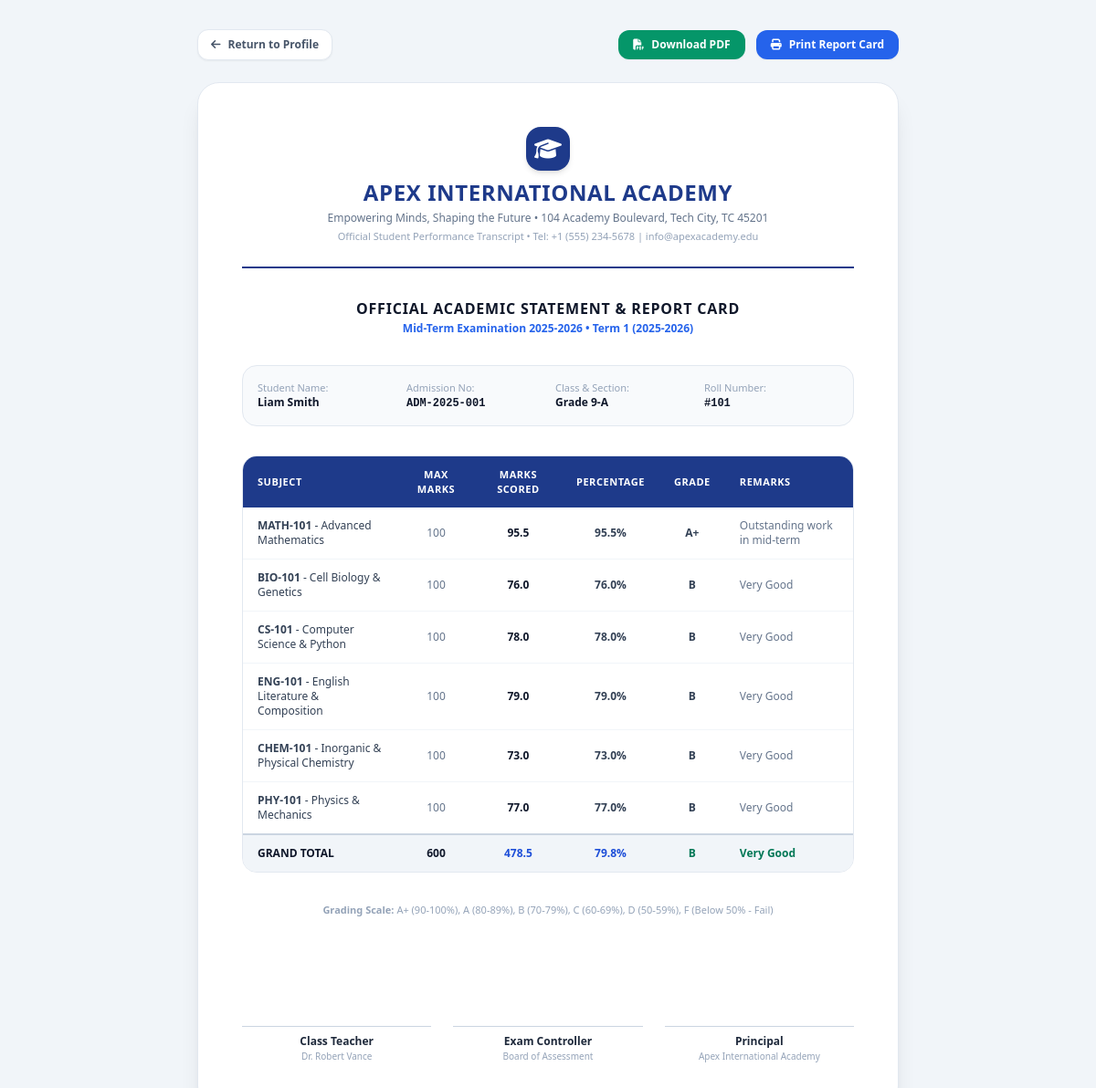
/examinations/report-card/1/1, run on the app's committed database.
### tables this page shows
CREATE TABLE exams (
        id INTEGER PRIMARY KEY AUTOINCREMENT,
        name TEXT NOT NULL,
        exam_type TEXT NOT NULL,
        academic_year TEXT NOT NULL,
        term TEXT NOT NULL,
        start_date TEXT NOT NULL,
        end_date TEXT NOT NULL,
        is_published INTEGER DEFAULT 1
    );

CREATE TABLE students (
        id INTEGER PRIMARY KEY AUTOINCREMENT,
        admission_no TEXT UNIQUE NOT NULL,
        roll_no TEXT NOT NULL,
        first_name TEXT NOT NULL,
        last_name TEXT NOT NULL,
        gender TEXT NOT NULL,
        dob TEXT NOT NULL,
        blood_group TEXT,
        email TEXT,
        phone TEXT,
        address TEXT,
        class_id INTEGER NOT NULL,
        admission_date TEXT NOT NULL,
        parent_name TEXT NOT NULL,
        parent_relation TEXT DEFAULT 'Parent',
        parent_phone TEXT NOT NULL,
        parent_email TEXT,
        status TEXT DEFAULT 'Active',
        avatar_url TEXT,
        FOREIGN KEY (class_id) REFERENCES classes(id) ON DELETE RESTRICT
    );

CREATE TABLE classes (
        id INTEGER PRIMARY KEY AUTOINCREMENT,
        name TEXT NOT NULL,
        grade_level TEXT NOT NULL,
        section TEXT NOT NULL,
        room_number TEXT,
        class_teacher_id INTEGER,
        FOREIGN KEY (class_teacher_id) REFERENCES teachers(id) ON DELETE SET NULL,
        UNIQUE(grade_level, section)
    );

CREATE TABLE grades (
        id INTEGER PRIMARY KEY AUTOINCREMENT,
        student_id INTEGER NOT NULL,
        exam_id INTEGER NOT NULL,
        subject_id INTEGER NOT NULL,
        marks_obtained REAL NOT NULL,
        max_marks REAL NOT NULL DEFAULT 100.0,
        grade_letter TEXT,
        remarks TEXT,
        FOREIGN KEY (student_id) REFERENCES students(id) ON DELETE CASCADE,
        FOREIGN KEY (exam_id) REFERENCES exams(id) ON DELETE CASCADE,
        FOREIGN KEY (subject_id) REFERENCES subjects(id) ON DELETE CASCADE,
        UNIQUE(student_id, exam_id, subject_id)
    );

CREATE TABLE subjects (
        id INTEGER PRIMARY KEY AUTOINCREMENT,
        code TEXT UNIQUE NOT NULL,
        name TEXT NOT NULL,
        department TEXT NOT NULL,
        credits INTEGER DEFAULT 3,
        teacher_id INTEGER,
        FOREIGN KEY (teacher_id) REFERENCES teachers(id) ON DELETE SET NULL
    );

CREATE TABLE teachers (
        id INTEGER PRIMARY KEY AUTOINCREMENT,
        employee_id TEXT UNIQUE NOT NULL,
        full_name TEXT NOT NULL,
        email TEXT UNIQUE NOT NULL,
        phone TEXT,
        department TEXT NOT NULL,
        designation TEXT NOT NULL,
        qualification TEXT,
        join_date TEXT NOT NULL,
        status TEXT DEFAULT 'Active'
    );

### app.py (the view)
@app.route('/examinations/report-card/<int:student_id>/<int:exam_id>')
def report_card(student_id, exam_id):
    student = query_db("""
        SELECT s.*, c.name as class_name, t.full_name as class_teacher_name
        FROM students s
        LEFT JOIN classes c ON s.class_id = c.id
        LEFT JOIN teachers t ON c.class_teacher_id = t.id
        WHERE s.id = ?
    """, (student_id,), one=True)
    exam = query_db("SELECT * FROM exams WHERE id = ?", (exam_id,), one=True)
    if not student or not exam:
        flash("Report card record not found.", "warning")
        return redirect(url_for('examinations_list'))
    grades = query_db("""
        SELECT g.*, sub.code as subject_code, sub.name as subject_name, sub.credits
        FROM grades g
        JOIN subjects sub ON g.subject_id = sub.id
        WHERE g.student_id = ? AND g.exam_id = ?
        ORDER BY sub.name ASC
    """, (student_id, exam_id))
    total_obtained = sum(g['marks_obtained'] for g in grades)
    total_max = sum(g['max_marks'] for g in grades)
    pct = (total_obtained / total_max * 100) if total_max > 0 else 0
    overall_grade, overall_remark = calculate_grade(total_obtained, total_max if total_max > 0 else 100)
    return render_template(
        'examinations/report_card.html',
        student=student,
        exam=exam,
        grades=grades,
        total_obtained=total_obtained,
        total_max=total_max,
        percentage=pct,
        overall_grade=overall_grade,
        overall_remark=overall_remark
    )

### app.py (called while the page is built)
@app.context_processor
def inject_global_settings():
    return {
        'school_name': config.SCHOOL_NAME,
        'school_tagline': config.SCHOOL_TAGLINE,
        'school_address': config.SCHOOL_ADDRESS,
        'school_contact': config.SCHOOL_CONTACT,
        'academic_year': config.SCHOOL_ACADEMIC_YEAR,
        'now': datetime.now()
    }

@app.template_filter('percent')
def percent_filter(val):
    try:
        return f"{float(val):.1f}%"
    except (ValueError, TypeError):
        return "0.0%"

def calculate_grade(marks, max_marks=100.0):
    pct = (marks / max_marks) * 100 if max_marks > 0 else 0
    if pct >= 90: return 'A+', 'Outstanding'
    elif pct >= 80: return 'A', 'Excellent'
    elif pct >= 70: return 'B', 'Very Good'
    elif pct >= 60: return 'C', 'Good'
    elif pct >= 50: return 'D', 'Satisfactory'
    else: return 'F', 'Needs Improvement'

### database.py (called while the page is built)
def get_db():
    conn = sqlite3.connect(DATABASE_PATH)
    conn.row_factory = sqlite3.Row
    conn.execute("PRAGMA foreign_keys = ON")
    return conn

def query_db(query, args=(), one=False):
    conn = get_db()
    try:
        cur = conn.cursor()
        cur.execute(query, args)
        rv = cur.fetchall()
        return (rv[0] if rv else None) if one else rv
    finally:
        conn.close()

### templates/examinations/report_card.html (shortened to what this page needs)
<!DOCTYPE html>
<html lang="en">
<head>
    <script src="https://cdn.tailwindcss.com"></script>
    <link rel="stylesheet" href="https://cdnjs.cloudflare.com/ajax/libs/font-awesome/6.5.1/css/all.min.css">
</head>
<body class="bg-slate-100 min-h-screen p-4 sm:p-8 font-sans antialiased text-slate-800">
    <div class="no-print max-w-3xl mx-auto mb-6 flex items-center justify-between">
        <a href="{{ url_for('student_detail', id=student.id) }}" class="text-xs font-semibold text-slate-600 hover:text-slate-900 bg-white px-3.5 py-2 rounded-xl border border-slate-200 shadow-sm transition-colors flex items-center gap-2">
            <i class="fa-solid fa-arrow-left"></i> Return to Profile
        </a>
        <div class="flex items-center gap-3">
            <a href="{{ url_for('report_card_pdf', student_id=student.id, exam_id=exam.id) }}" class="bg-emerald-600 hover:bg-emerald-700 text-white text-xs font-semibold px-4 py-2 rounded-xl shadow-sm transition-colors flex items-center gap-2">
                <i class="fa-solid fa-file-pdf"></i> Download PDF
            </a>
            <button onclick="window.print()" class="bg-blue-600 hover:bg-blue-700 text-white text-xs font-semibold px-4 py-2 rounded-xl shadow-sm transition-colors flex items-center gap-2">
                <i class="fa-solid fa-print"></i> Print Report Card
            </button>
        </div>
    </div>
    <div class="print-sheet max-w-3xl mx-auto bg-white p-8 sm:p-12 rounded-3xl border border-slate-200 shadow-xl space-y-8">
        <div class="text-center border-b-2 border-blue-900 pb-6 space-y-1">
            <div class="w-12 h-12 rounded-2xl bg-blue-900 text-white mx-auto flex items-center justify-center text-2xl font-bold shadow-md mb-2">
                <i class="fa-solid fa-graduation-cap"></i>
            </div>
            <h1 class="text-2xl font-extrabold text-blue-900 uppercase tracking-wide">{{ school_name }}</h1>
            <p class="text-xs text-slate-500 font-medium">{{ school_tagline }} &bull; {{ school_address }}</p>
            <p class="text-[11px] text-slate-400">Official Student Performance Transcript &bull; Tel: {{ school_contact }}</p>
        </div>
        <div class="text-center">
            <h2 class="text-base font-bold text-slate-900 uppercase tracking-wider">Official Academic Statement & Report Card</h2>
            <p class="text-xs text-blue-600 font-bold mt-0.5">{{ exam.name }} &bull; {{ exam.term }} ({{ exam.academic_year }})</p>
        </div>
        <div class="bg-slate-50 rounded-2xl border border-slate-200 p-4 grid grid-cols-2 sm:grid-cols-4 gap-4 text-xs">
            <div>
                <span class="text-slate-400 block text-[11px]">Student Name:</span>
                <span class="font-bold text-slate-900">{{ student.first_name }} {{ student.last_name }}</span>
            </div>
            <div>
                <span class="text-slate-400 block text-[11px]">Admission No:</span>
                <span class="font-bold font-mono text-slate-900">{{ student.admission_no }}</span>
            </div>
            <div>
                <span class="text-slate-400 block text-[11px]">Class & Section:</span>
                <span class="font-bold text-slate-900">{{ student.class_name }}</span>
            </div>
            <div>
                <span class="text-slate-400 block text-[11px]">Roll Number:</span>
                <span class="font-bold font-mono text-slate-900">#{{ student.roll_no }}</span>
            </div>
        </div>
        <div class="overflow-hidden border border-slate-200 rounded-2xl">
            <table class="w-full text-left text-xs">
                <thead class="bg-blue-900 text-white font-bold text-[11px] uppercase tracking-wider">
                    <tr>
                        <th class="py-3 px-4">Subject</th>
                        <th class="py-3 px-4 text-center">Max Marks</th>
                        <th class="py-3 px-4 text-center">Marks Scored</th>
                        <th class="py-3 px-4 text-center">Percentage</th>
                        <th class="py-3 px-4 text-center">Grade</th>
                        <th class="py-3 px-4">Remarks</th>
                    </tr>
                </thead>
                <tbody class="divide-y divide-slate-100 text-slate-700">
                    {% for g in grades %}
                    <tr class="hover:bg-slate-50">
                        <td class="py-3 px-4">
                            <b>{{ g.subject_code }}</b> - {{ g.subject_name }}
                        </td>
                        <td class="py-3 px-4 text-center text-slate-500">{{ g.max_marks|int }}</td>
                        <td class="py-3 px-4 text-center font-bold text-slate-900">{{ g.marks_obtained }}</td>
                        <td class="py-3 px-4 text-center font-semibold">{{ ((g.marks_obtained / g.max_marks) * 100)|round(1) }}%</td>
                        <td class="py-3 px-4 text-center">
                            <span class="font-bold text-xs">{{ g.grade_letter }}</span>
                        </td>
                        <td class="py-3 px-4 text-slate-500">{{ g.remarks or '-' }}</td>
                    </tr>
                    {% endfor %}
                </tbody>
                <tfoot class="bg-slate-100 font-bold text-slate-900 border-t-2 border-slate-300">
                    <tr>
                        <td class="py-3 px-4">GRAND TOTAL</td>
                        <td class="py-3 px-4 text-center">{{ total_max|int }}</td>
                        <td class="py-3 px-4 text-center text-blue-700">{{ total_obtained }}</td>
                        <td class="py-3 px-4 text-center text-blue-700">{{ percentage|percent }}</td>
                        <td class="py-3 px-4 text-center text-emerald-700">{{ overall_grade }}</td>
                        <td class="py-3 px-4 text-emerald-700">{{ overall_remark }}</td>
                    </tr>
                </tfoot>
            </table>
        </div>
        <div class="text-[11px] text-slate-400 text-center leading-relaxed">
            <b>Grading Scale:</b> A+ (90-100%), A (80-89%), B (70-79%), C (60-69%), D (50-59%), F (Below 50% - Fail)
        </div>
        <div class="pt-12 grid grid-cols-3 gap-6 text-center text-xs text-slate-600">
            <div>
                <div class="h-10 border-b border-slate-300"></div>
                <p class="font-bold text-slate-800 mt-2">Class Teacher</p>
                <p class="text-[10px] text-slate-400">{{ student.class_teacher_name or 'Faculty In-Charge' }}</p>
            </div>
            <div>
                <div class="h-10 border-b border-slate-300"></div>
                <p class="font-bold text-slate-800 mt-2">Exam Controller</p>
                <p class="text-[10px] text-slate-400">Board of Assessment</p>
            </div>
            <div>
                <div class="h-10 border-b border-slate-300"></div>
                <p class="font-bold text-slate-800 mt-2">Principal</p>
                <p class="text-[10px] text-slate-400">{{ school_name }}</p>
            </div>
        </div>
    </div>
</body>
</html>

### data on the page
exams: name "Mid-Term Examination 2025-2026", term "Term 1", academic_year "2025-2026"
students: first_name "Liam", last_name "Smith", admission_no "ADM-2025-001", roll_no "101"
classes: class_name "Grade 9-A"
grades: subject_code "MATH-101", subject_name "Advanced Mathematics", max_marks "100", marks_obtained "95.5", ((g.marks_obtained/g.max_marks)*100)|round(1) "95.5", grade_letter "A+", remarks "Outstanding work in mid-term"
grades: subject_code "BIO-101", subject_name "Cell Biology & Genetics", max_marks "100", marks_obtained "76.0", ((g.marks_obtained/g.max_marks)*100)|round(1) "76.0", grade_letter "B", remarks "Very Good"
grades: subject_code "CS-101", subject_name "Computer Science & Python", max_marks "100", marks_obtained "78.0", ((g.marks_obtained/g.max_marks)*100)|round(1) "78.0", grade_letter "B", remarks "Very Good"
grades: subject_code "ENG-101", subject_name "English Literature & Composition", max_marks "100", marks_obtained "79.0", ((g.marks_obtained/g.max_marks)*100)|round(1) "79.0", grade_letter "B", remarks "Very Good"
grades: subject_code "CHEM-101", subject_name "Inorganic & Physical Chemistry", max_marks "100", marks_obtained "73.0", ((g.marks_obtained/g.max_marks)*100)|round(1) "73.0", grade_letter "B", remarks "Very Good"
grades: subject_code "PHY-101", subject_name "Physics & Mechanics", max_marks "100", marks_obtained "77.0", ((g.marks_obtained/g.max_marks)*100)|round(1) "77.0", grade_letter "B", remarks "Very Good"
teachers: full_name "Dr. Robert Vance"

### other printed values
{{ school_name }} "APEX INTERNATIONAL ACADEMY"
{{ school_tagline }} "Empowering Minds, Shaping the Future"
{{ school_address }} "104 Academy Boulevard, Tech City, TC 45201"
{{ school_contact }} "+1 (555) 234-5678 | info@apexacademy.edu"
{{ total_max|int }} "600"
{{ total_obtained }} "478.5"
{{ percentage|percent }} "79.8%"
{{ overall_grade }} "B"
{{ overall_remark }} "Very Good"
{{ school_name }} "Apex International Academy"
